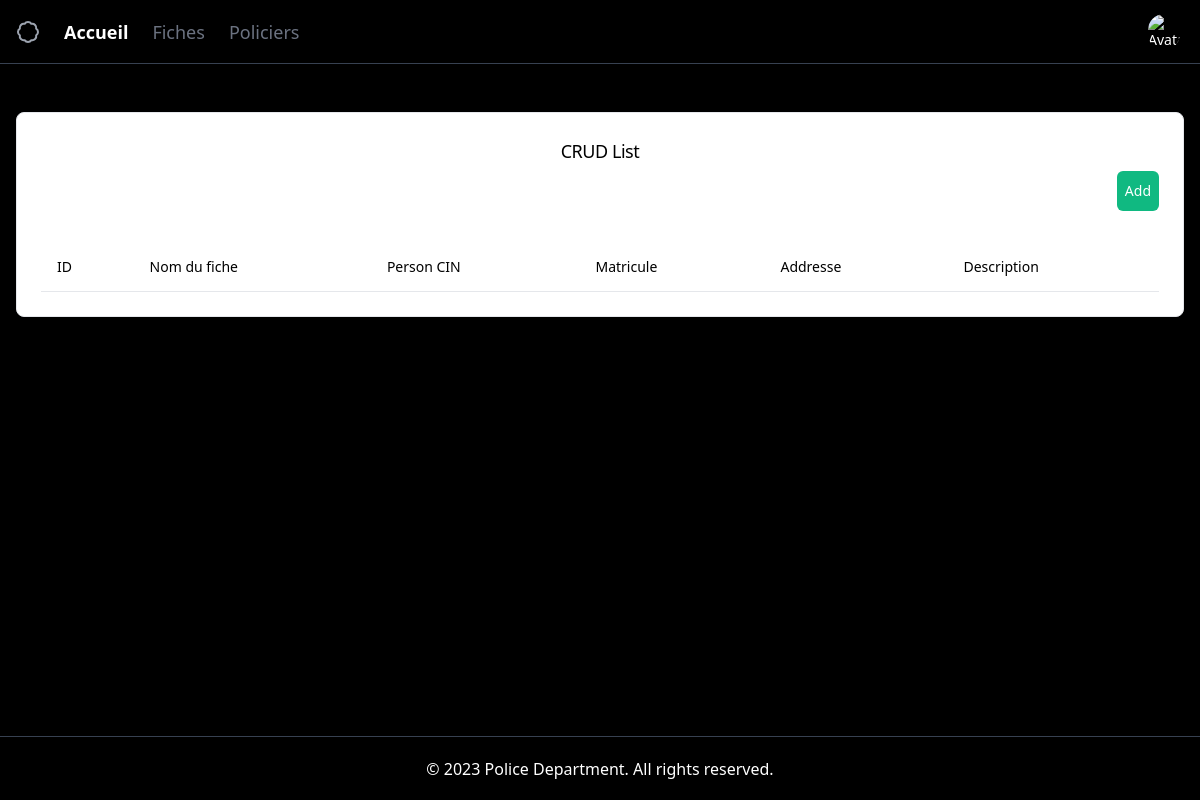
/fiche-liste (signed in), run on an earlier commit of the app's database.
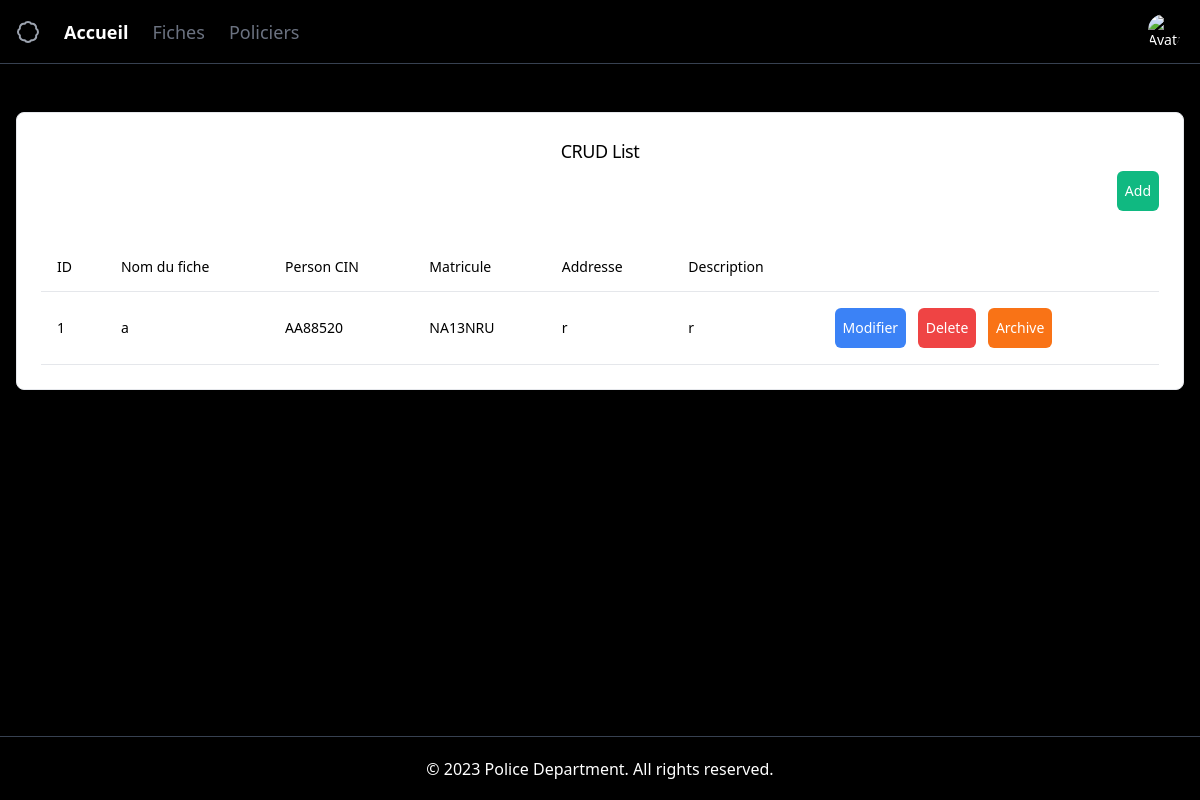
And on a later commit of the database.
### models.py (models this page shows)
class FichierDeRecherche(db.Model):
    __tablename__ = 'fichiers_de_recherche'
    id = db.Column(db.Integer, primary_key=True)
    name = db.Column(db.String)
    address = db.Column(db.String)
    description = db.Column(db.String)
    person_cin = db.Column(db.String, db.ForeignKey('persons.cin'))
    vehicle_car_plate = db.Column(db.String, db.ForeignKey('vehicles.car_plate'))
    person = db.relationship("Person", back_populates="fichiers")
    vehicle = db.relationship("Vehicle", back_populates="fichiers")

### app.py (the view)
@app.route('/fiche-liste')
def ficheliste():
    if 'user_id' in session:
        try:
            session_db = Session()
            user_id = session['user_id']
            user = session_db.query(User).filter_by(id=user_id).first()
            fichiers = session_db.query(FichierDeRecherche).all()
            if fichiers or user:
                return render_template('liste-fiche.html', fichiers=fichiers)
        except Exception as e:
            logging.error(f'Error fetching data for fiche-liste: {e}', exc_info=True)
        finally:
            session_db.close()
    return render_template('index.html')

### templates/liste-fiche.html (shortened to what this page needs)
<!DOCTYPE html>
<html lang="en">
<head>
    <link href="https://cdn.jsdelivr.net/npm/tailwindcss@2.2.19/dist/tailwind.min.css" rel="stylesheet">
</head>
<body>
    <div class="flex flex-col w-full min-h-screen bg-black text-white">
        {% include 'header.html' %}
        <main class="flex-1 overflow-y-auto p-4 space-y-8">
          <div class="grid gap-4 lg:grid-cols-2 justify-items-end mx-0">
            <div
              class="rounded-lg border shadow-sm col-span-2 lg:col-span-2 bg-white text-black mx-auto w-full lg:w-full xl:w-full"
              data-v0-t="card"
            >
              <div class="flex-col space-y-1.5 p-6 pb-2 flex justify-between items-center">
                <h3 class="tracking-tight text-lg font-medium text-left">CRUD List</h3>
                <a href="/add-fiche" class="inline-flex items-center justify-center text-sm font-medium ring-offset-background transition-colors focus-visible:outline-none focus-visible:ring-2 focus-visible:ring-ring focus-visible:ring-offset-2 disabled:pointer-events-none disabled:opacity-50 hover:bg-primary/90 h-10 bg-green-500 text-white rounded-md px-2 py-1 ml-auto">
                  Add
                </a>
              </div>
              <div class="p-6">
                <div class="relative w-full overflow-auto">
                  <table class="w-full caption-bottom text-sm">
                    <thead class="[&amp;_tr]:border-b">
                      <tr class="border-b transition-colors hover:bg-muted/50 data-[state=selected]:bg-muted">
                        <th class="h-12 px-4 text-left align-middle font-medium text-muted-foreground [&amp;:has([role=checkbox])]:pr-0">
                          ID
                        </th>
                        <th class="h-12 px-4 text-left align-middle font-medium text-muted-foreground [&amp;:has([role=checkbox])]:pr-0">
                          Nom du fiche
                        </th>
                        <th class="h-12 px-4 text-left align-middle font-medium text-muted-foreground [&amp;:has([role=checkbox])]:pr-0">
                          Person CIN
                        </th>
                        <th class="h-12 px-4 text-left align-middle font-medium text-muted-foreground [&amp;:has([role=checkbox])]:pr-0">
                          Matricule
                        </th>
                        <th class="h-12 px-4 text-left align-middle font-medium text-muted-foreground [&amp;:has([role=checkbox])]:pr-0">
                          Addresse
                        </th>
                        <th class="h-12 px-4 text-left align-middle font-medium text-muted-foreground [&amp;:has([role=checkbox])]:pr-0">
                          Description
                        </th>
                      </tr>
                    </thead>
                    <tbody class="[&amp;_tr:last-child]:border-0">
                      {% for fichier in fichiers %}
                      <tr class="border-b transition-colors hover:bg-muted/50 data-[state=selected]:bg-muted">
                        <td class="p-4 align-middle [&amp;:has([role=checkbox])]:pr-0">{{ fichier.id }}</td>
                        <td class="p-4 align-middle [&amp;:has([role=checkbox])]:pr-0">{{ fichier.name }}</td>
                        <td class="p-4 align-middle [&amp;:has([role=checkbox])]:pr-0">{{ fichier.person_cin }}</td>
                        <td class="p-4 align-middle [&amp;:has([role=checkbox])]:pr-0">{{ fichier.vehicle_car_plate }}</td>
                        <td class="p-4 align-middle [&amp;:has([role=checkbox])]:pr-0">{{ fichier.address  }}</td>
                        <td class="p-4 align-middle [&amp;:has([role=checkbox])]:pr-0">{{ fichier.description  }}</td>
                        <td class="p-4 align-middle [&amp;:has([role=checkbox])]:pr-0">
                          <a href="{{ url_for('editfiche', fichier_id=fichier.id) }}" class="inline-flex items-center justify-center text-sm font-medium ring-offset-background transition-colors focus-visible:outline-none focus-visible:ring-2 focus-visible:ring-ring focus-visible:ring-offset-2 disabled:pointer-events-none disabled:opacity-50 hover:bg-primary/90 h-10 bg-blue-500 text-white rounded-md px-2 py-1">
                            Modifier
                          </a>
                            <a href="{{ url_for('deletefiche', fichier_id=fichier.id) }}" class="inline-flex items-center justify-center text-sm font-medium ring-offset-background transition-colors focus-visible:outline-none focus-visible:ring-2 focus-visible:ring-ring focus-visible:ring-offset-2 disabled:pointer-events-none disabled:opacity-50 hover:bg-primary/90 h-10 bg-red-500 text-white rounded-md px-2 py-1 ml-2">
                            Delete
                            </a>
                            <button
                            class="inline-flex items-center justify-center text-sm font-medium ring-offset-background transition-colors focus-visible:outline-none focus-visible:ring-2 focus-visible:ring-ring focus-visible:ring-offset-2 disabled:pointer-events-none disabled:opacity-50 hover:bg-primary/90 h-10 text-white rounded-md px-2 py-1 ml-2" style="background-color: rgb(249 115 22);"
                            id="tcb86m1tno"
                          >
                            Archive
                          </button>
                        </td>
                      </tr>
                      {% endfor %}
                    </tbody>
                  </table>
                </div>
              </div>
            </div>
          </div>
        </main>
        {% include 'footer.html' %}
      </div>
</body>
</html>

### templates/header.html (shortened to what this page needs)
<!DOCTYPE html>
<html lang="en">
<head>
    <link href="https://cdn.jsdelivr.net/npm/tailwindcss@2.2.19/dist/tailwind.min.css" rel="stylesheet">
</head>
<div class="flex flex-col w-full sticky top-0 z-50 bg-black text-white">
    <header class="flex items-center h-16 px-4 border-b border-gray-700">
      <nav class="flex items-center gap-6 text-lg font-medium">
        <a class="flex items-center gap-2 text-lg font-semibold" href="#">
        </a>
        <a class="font-bold" href="{{ url_for('dashboard') }}">
          Accueil
        </a>
        <a class="text-gray-500" href="{{ url_for('ficheliste') }}">
          Fiches
        </a>
        <a class="text-gray-500" href="#">
          Policiers
        </a>
      </nav>
      <div class="flex items-center ml-auto gap-4">
        <button class="inline-flex items-center justify-center text-sm font-medium ring-offset-background transition-colors focus-visible:outline-none focus-visible:ring-2 focus-visible:ring-ring focus-visible:ring-offset-2 disabled:pointer-events-none disabled:opacity-50 hover:bg-accent hover:text-accent-foreground h-10 w-10 rounded-full">
          <img
            alt="Avatar"
            class="rounded-full"
            height="32"
            src="/placeholder.svg"
            width="32"
            style="aspect-ratio: 32 / 32; object-fit: cover;"
          />
        </button>
      </div>
    </header>
</div>

### templates/footer.html
<footer class="h-16 border-t border-gray-700 bg-black text-white flex items-center justify-center">
    <p class="text-center">© 2023 Police Department. All rights reserved.</p>
  </footer>

What changed in the data, as far as the page shows it:
added FichierDeRecherche: id "1", name "a", person_cin "AA88520", vehicle_car_plate "NA13NRU", address "r", description "r"
